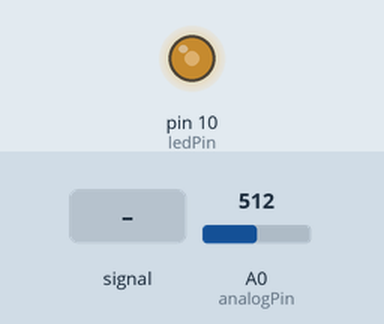
Bench run of a sketch on a simulated Arduino Uno, built with avr-gcc and run on an emulated ATmega328P. Shown: output pins drawn as LEDs (lit = HIGH). The test bench sets the inputs (shaded band); at power-on: A0 (analogPin) = 512. What the sketch prints to the serial monitor is not drawn.

Above: at 1.2 s.
1.3 s: A0 (analogPin) fed a 200 Hz sine of ±81 counts around its level
4.3 s: A0 (analogPin) set to 900
At 5.5 s:
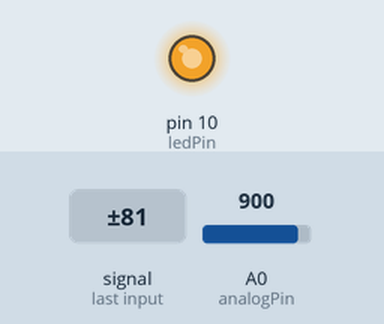
5.8 s: A0 (analogPin) set to 122
At 6.6 s:
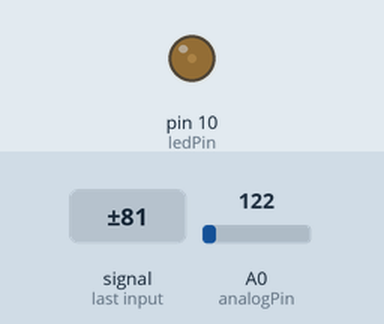
7.3 s: A0 (analogPin) set to 0
At 7.7 s:
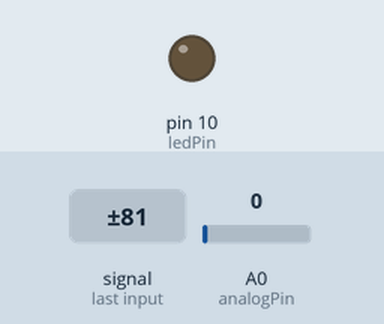
Timing chart, 0 to 9.8 s (numbered marks = the images above; inputs shaded):
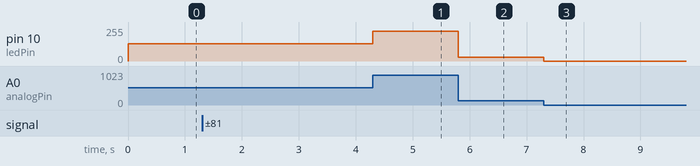

Measured:
- after the input at 5.8 s, pin 10 (ledPin): 225/255 → 30/255 at once
- after the input at 7.3 s, pin 10 (ledPin): 30/255 → 0/255 at once

The sketch:

rotation_sensor01.ino
```cpp
const int analogPin = A0;
const int ledPin = 10;
void setup() {
  // put your setup code here, to run once:
  Serial.begin(115200);

}

void loop() {
  // put your main code here, to run repeatedly:
  int analogValue = analogRead(analogPin);
  analogWrite(10, analogValue/4);
  Serial.println(analogValue/4);
}
```
